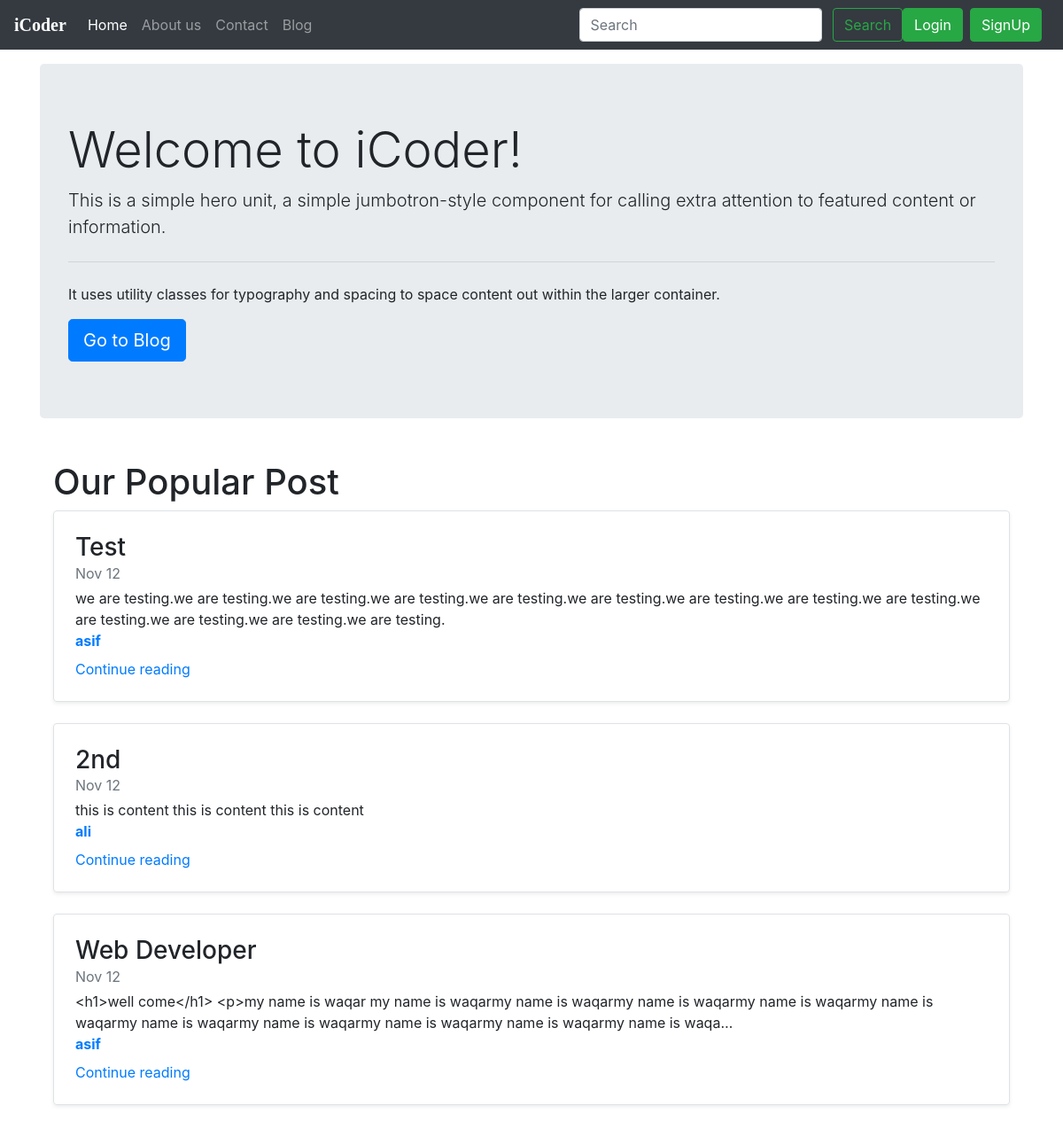
The page / on the database its author committed.
### blog/models.py (models this page shows, shortened)
class Post(models.Model):
    sno=models.AutoField(primary_key=True)
    title=models.CharField(max_length=500,default="")
    content=models.TextField()
    author=models.CharField(max_length=4000,default="")
    slug=models.CharField(max_length=130,default="")
    phone=models.IntegerField(default=0)
    views=models.IntegerField(default=0)

### home/views.py (the view)
# urls.py: path('',views.home,name="home"),
def home(request):
    allpost=Post.objects.all()
    context={"allpost":allpost}
    return render(request,"home/home.html",context)

### templates/home/home.html (shortened to what this page needs)
{% extends 'base.html' %}
 {% block homeactive %}active{% endblock homeactive %}
{% block body %}
<div class="container">
<div class="jumbotron my-3">
  <h1 class="display-4">Welcome to iCoder!</h1>
  <p class="lead">This is a simple hero unit, a simple jumbotron-style component for calling extra attention to featured content or information.</p>
  <hr class="my-4">
  <p>It uses utility classes for typography and spacing to space content out within the larger container.</p>
  <a class="btn btn-primary btn-lg" href="/blog" role="button">Go to Blog</a>
  </div>
</div>
<div class="container my-5" style="margin-bottom:30px">
    <div class="col-md-12">
     <h1>Our Popular Post</h1>
        {% for post in allpost%}
      <div class="row no-gutters border rounded overflow-hidden flex-md-row mb-4 shadow-sm h-md-250 position-relative">
        <div class="col p-4 d-flex flex-column position-static">
          <h3 class="mb-0">{{post.title}}</h3>
          <div class="mb-1 text-muted">Nov 12</div>
          <p class="card-text mb-auto">{{post.content|truncatechars:200}}</p>
              <strong class="d-inline-block mb-2 text-primary">{{post.author}}</strong>
          <a href="/blog/{{post.slug}}" class="stretched-link">Continue reading</a>
        </div>
      </div>
        {% endfor %}
    </div>
{% endblock %}

### rows shown on the page
Post: title "Test", content "we are testing.we are testing.we are testing.we are testing.we are testing.we are testing.we are testing.we are testing.we are testing.we are testing.we are testing.we are testing.we are testing.", author "asif"
Post: title "2nd", content "this is content this is content this is content", author "ali"
Post: title "Web Developer", content "<h1>well come</h1> <p>my name is waqar my name is waqarmy name is waqarmy name is waqarmy name is waqarmy name is waqarmy name is waqarmy name is waqarmy name is waqarmy name is waqarmy name is waqa…", author "asif"
